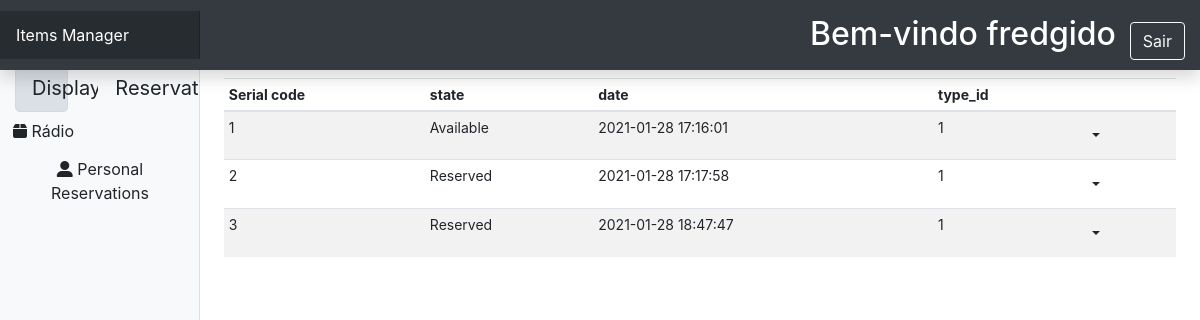
Screenshot of /display/1 (signed in) with the database file from the repository.
### models.py (models this page shows, shortened)
class User(UserMixin, db.Model):
    id = db.Column(db.Integer, primary_key=True)
    username = db.Column(db.String(20), nullable=False)
    phone_nr = db.Column(db.String(20), nullable=False)
    email = db.Column(db.String(50), nullable=False)
    password = db.Column(db.String(50), nullable=False)
    perms = db.Column(db.String(50), nullable=False)

class ItemType(db.Model):
    id = db.Column(db.Integer, primary_key=True)
    item_name = db.Column(db.String(100), nullable=False)
    item_description = db.Column(db.Text)
    items = db.relationship('Item', backref='item_type', lazy=True)

class Item(db.Model):
    id = db.Column(db.Integer, primary_key=True)
    serial_nr = db.Column(db.Integer, unique=True, nullable=False)
    state = db.Column(db.String(50), nullable=False)
    date_inserted = db.Column(db.DateTime, nullable=False, default=datetime.utcnow)
    date_updated = db.Column(db.DateTime, onupdate=datetime.utcnow)
    item_type_id = db.Column(db.Integer, db.ForeignKey('item_type.id'), nullable=False)
    reservations = db.relationship('Reservation', backref='item', lazy=True)

### views.py (the view)
@app.route("/display/<item_type>")
def display(item_type):
    loginForm = LoginForm()
    all_item_type = ItemType.query.all()
    item_type_selected = ItemType.query.filter_by(item_name=item_type).all()
    if len(item_type_selected) > 0:
        item_type_selected = item_type_selected[0]
    else:
        item_type_selected = ItemType.query.all()[0]
    item_list = Item.query.filter_by(item_type_id=item_type_selected.id).all()
    return render_template(
        'dashindex.html',
        item_type_list=all_item_type,
        item_type_selected=item_type_selected,
        item_display_list=item_list,
        disp=display,
        form=loginForm,
    )

### views.py (called while the page is built)
@login_manager.user_loader
def load_user(user_id):
    return User.query.get(user_id)

@app.before_request
def before_request():
    username = session.get('username')
    password = session.get('password')
    if password:
        if users.get(username) and users.get(username).get('password') == password:
            g.user = users.get(username)
        else:
            g.user = {}
    else:
        g.user = {}

### templates/dashindex.html (shortened to what this page needs)
<!DOCTYPE html>
<html lang="en">
<head>
    <link
            rel="stylesheet"
            href="https://cdn.jsdelivr.net/npm/bootstrap@4.5.3/dist/css/bootstrap.min.css"
    />
    <link href="{{ url_for('static', filename='dashboard.css') }}" rel="stylesheet"/>
</head>
<body>
<nav
        class="navbar navbar-dark sticky-top bg-dark flex-md-nowrap p-0 shadow"
>
    <a class="navbar-brand col-md-3 col-lg-2 mr-0 px-3" href="#"
    >Items Manager</a
    >
    <div style="padding: 15px 15px 10px">
        {% if current_user.is_authenticated %}
            <h2 id="user-greeting">Bem-vindo {{ current_user.username }}</h2>
            <a id="logoutBtn" class="btn btn-outline-light" role="button" href="{{ url_for('logout') }}">Sair</a>
        {% endif %}
    </div>
</nav>
<div class="container-fluid">
    <div class="row">
        <nav
                id="sidebarMenu"
                class="col-md-3 col-lg-2 d-md-block bg-light sidebar collapse"
        >
            <div class="sidebar-sticky pt-3">
                <ul class="nav flex-column">
                    <div
                            class="dispres container btn-group bt-group-lg"
                            role="group"
                            aria-label="Button group"
                    >
                        <div class="row">
                            {% if item_display_list %}
                            <li class="display col-md-5">
                                <a
                                        class="btn btn-light btn-block btn-lg active"
                                        href="{{ url_for('display', item_type=item_type_list.item_name)}}"
                                        role="button"
                                >
                                    Display
                                </a>
                            </li>
                            {% endif %} {% if reservation_list %}
                            <li class="resevation col-md-5">
                                <a
                                        class="btn btn-light btn-lg btn-block active"
                                        href="{{ url_for('reservation', item_type=item_type_list.item_name)}}"
                                        role="button"
                                >
                                    Reservation
                                </a>
                            </li>
                            {% else %}
                            <li class="resevation col-md-5">
                                <a
                                        class="btn btn-light btn-lg btn-block"
                                        href="{{ url_for('reservation', item_type=item_type_list.item_name)}}    "
                                        role="button"
                                >
                                    Reservation
                                </a>
                            </li>
                            {% endif %}
                        </div>
                    </div>
                    {% for item_type in item_type_list -%}
                    <li class="nav-item">
                        <a
                                class="btn"
                                href="{% if item_display_list -%}
                        {{ url_for('display', item_type=item_type.item_name)}}
                        {% endif %}"
                                role="button"
                        >
                            <i class='fas fa-box'></i>
                            {{ item_type.item_name }}
                        </a>
                    </li>
                    {%- endfor %}
                    <div>
                        <li>
                            <a class="btn" href="/reservation/personal" role="button" style="float: bottom">
                                <i class='fas fa-user-alt'></i>
                                Personal Reservations
                            </a>
                        </li>
                    </div>
                </ul>
            </div>
        </nav>
        <main role="main" class="col-md-9 ml-sm-auto col-lg-10 px-md-4">
            <div class="table-responsive">
                <table class="table table-striped table-sm">
                    <thead>
                    <tr>
                        {% if item_display_list %}
                        <th>Serial code</th>
                        <th>state</th>
                        <th>date</th>
                        <th>type_id</th>
                        <th> </th>
                        {% endif %}
                    </tr>
                    </thead>
                    <tbody>
                    {% if item_display_list %} {% for item in item_display_list %}
                    <tr>
                        <td>{{item.serial_nr}}</td>
                        <td>{{item.state}}</td>
                        <td>{{item.date_inserted}}</td>
                        <td>{{item.item_type_id}}</td>
                        <td>
                            <div class="dropdown">
                                <button type="button" class="btn dropdown-toggle" data-toggle="dropdown"></button>
                            </div>
                        </td>
                    </tr>
                    {% endfor %} {% endif %}
                    </tbody>
                </table>
            </div>
        </main>
    </div>
</div>
</body>
</html>

### static/dashboard.css (style rules this page uses)
body { font-size: .875rem; }
.sidebar { position: fixed; top: 0; bottom: 0; left: 0; z-index: 100; padding: 48px 0 0; box-shadow: inset -1px 0 0 rgba(0, 0, 0, .1); }
.sidebar-sticky { position: relative; top: 0; height: calc(100vh - 48px); padding-top: .5rem; overflow-x: hidden; overflow-y: auto; }
.sidebar-sticky { position: -webkit-sticky; position: sticky; }
.navbar-brand { padding-top: .75rem; padding-bottom: .75rem; font-size: 1rem; background-color: rgba(0, 0, 0, .25); box-shadow: inset -1px 0 0 rgba(0, 0, 0, .25); }
#user-greeting { color: #fff; display: inline-block; margin: auto 0; padding-right: 10px; }

### rows the page displays
User: username "fredgido"
ItemType: item_name "Rádio"
Item: serial_nr "1", state "Available", date_inserted "2021-01-28 17:16:01", item_type_id "1"
Item: serial_nr "2", state "Reserved", date_inserted "2021-01-28 17:17:58", item_type_id "1"
Item: serial_nr "3", state "Reserved", date_inserted "2021-01-28 18:47:47", item_type_id "1"
